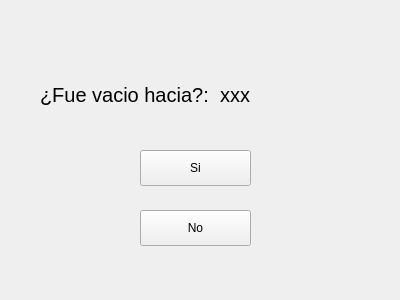
<?xml version="1.0" encoding="UTF-8"?>
<ui version="4.0">
 <class>DisparoDialog</class>
 <widget class="QDialog" name="DisparoDialog">
  <property name="geometry">
   <rect>
    <x>0</x>
    <y>0</y>
    <width>400</width>
    <height>300</height>
   </rect>
  </property>
  <property name="windowTitle">
   <string>Dialog</string>
  </property>
  <widget class="QPushButton" name="pushButtonSi">
   <property name="geometry">
    <rect>
     <x>140</x>
     <y>150</y>
     <width>111</width>
     <height>36</height>
    </rect>
   </property>
   <property name="focusPolicy">
    <enum>Qt::NoFocus</enum>
   </property>
   <property name="text">
    <string>Si</string>
   </property>
  </widget>
  <widget class="QPushButton" name="pushButtonNo">
   <property name="geometry">
    <rect>
     <x>140</x>
     <y>210</y>
     <width>111</width>
     <height>36</height>
    </rect>
   </property>
   <property name="focusPolicy">
    <enum>Qt::NoFocus</enum>
   </property>
   <property name="text">
    <string>No</string>
   </property>
  </widget>
  <widget class="QLabel" name="label">
   <property name="geometry">
    <rect>
     <x>40</x>
     <y>70</y>
     <width>170</width>
     <height>50</height>
    </rect>
   </property>
   <property name="font">
    <font>
     <pointsize>15</pointsize>
    </font>
   </property>
   <property name="text">
    <string>¿Fue vacio hacia?:</string>
   </property>
  </widget>
  <widget class="QLabel" name="label_jugador">
   <property name="geometry">
    <rect>
     <x>220</x>
     <y>70</y>
     <width>140</width>
     <height>50</height>
    </rect>
   </property>
   <property name="font">
    <font>
     <pointsize>15</pointsize>
    </font>
   </property>
   <property name="text">
    <string>xxx</string>
   </property>
  </widget>
 </widget>
 <resources/>
 <connections/>
</ui>
